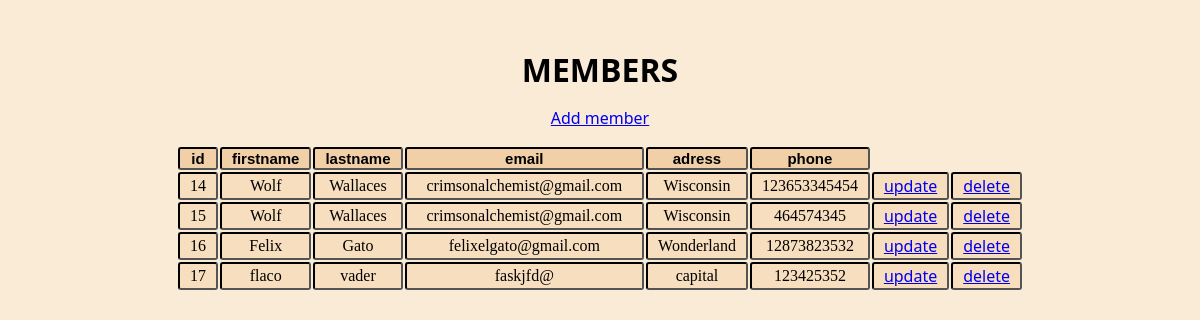
The page / on the database its author committed.
### carpeta1/models.py (models this page shows)
class Members(models.Model):
    firstname = models.CharField(max_length=255)
    lastname = models.CharField(max_length=255)
    email = models.EmailField(max_length=254)
    adress = models.CharField(max_length=255, default='adress')
    phone = models.CharField(max_length=255)

### carpeta1/views.py (the view)
# urls.py: path('', views.index, name='index'),
def index(request):
  mymembers = Members.objects.all().values()
  cnames = Members._meta.get_fields()
  template = loader.get_template('index.html')
  context = {
    'mymembers' : mymembers,
    'cnames' : cnames,
  }
  return HttpResponse(template.render(context, request))

### carpeta1/templates/index.html
{% load static %}
<link rel="stylesheet" href="{% static 'carpeta1/styles.css' %}">
<h1>MEMBERS</h1>
<p>
    <a href="add/">Add member</a>
</p>
<table border=1>
{% for c in cnames %}
        <td class="titles">{{ c.name }}</td>
{% endfor %}
{% for x in mymembers %}
    <tr>
        <td>{{ x.id }}</td>
        <td>{{ x.firstname }}</td>
        <td>{{ x.lastname }}</td>
        <td class="email">{{ x.email }}</td>
        <td>{{ x.adress }}</td>
        <td>{{ x.phone }}</td>
        <td><a href="update/{{ x.id }}">update</a></td>
        <td><a href="delete/{{ x.id }}">delete</a></td>
    </tr>
{% endfor %}
</table>

### carpeta1/static/carpeta1/styles.css (style rules this page uses)
table { position: relative; display: flex; justify-content: center; border: none; }
td { padding-right: 10px; padding-left: 10px; text-align: center; border-width: 2px; border-color: black; border-radius: 3px; margin-bottom: 20px; background-color: rgb(247, 222, 191); }
h1,a { display: flex; justify-content: center; font-family: system-ui, -apple-system, BlinkMacSystemFont, 'Segoe UI', Roboto, Oxygen, Ubuntu, Cantarell, 'Open Sans', 'Helvetica Neue', sans-serif; padding-top: 40px; margin-bottom: 0; }
a { padding: 0; }
.titles { font-weight: bold; font-family: Arial, Helvetica, sans-serif; font-size: 15px; background-color: rgb(241, 208, 168); }
.email { padding-left: 20px; padding-right: 20px; }

### rows shown on the page
Members: id "14", firstname "Wolf", lastname "Wallaces", email "crimsonalchemist@gmail.com", adress "Wisconsin", phone "123653345454"
Members: id "15", firstname "Wolf", lastname "Wallaces", email "crimsonalchemist@gmail.com", adress "Wisconsin", phone "464574345"
Members: id "16", firstname "Felix", lastname "Gato", email "felixelgato@gmail.com", adress "Wonderland", phone "12873823532"
Members: id "17", firstname "flaco", lastname "vader", email "faskjfd@", adress "capital", phone "123425352"

### other values the page prints
{{ c.name }} "id" "firstname" "lastname" "email" "adress" "phone"
